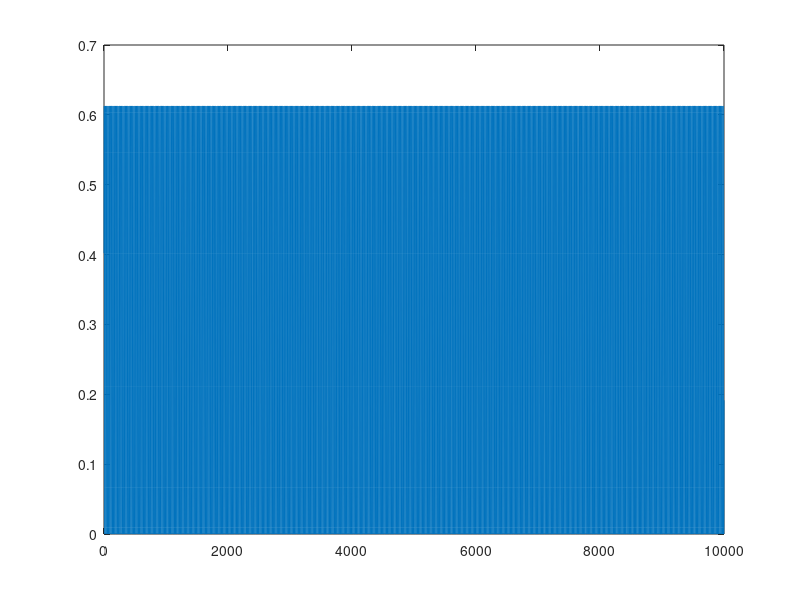

Source code (MATLAB):


max_T = 10000;

T = 20;
t = 1:1:max_T;
sig = (square(2*pi*t/T)+1) / 2;


[b,a] = cheby1(6,10,0.6);


yfilt = conv(sig, b, 'same');

plot(yfilt);